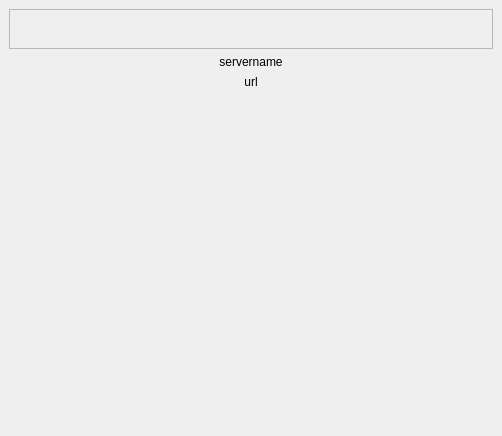
<?xml version="1.0" encoding="UTF-8"?>
<ui version="4.0">
 <class>QRCodeMainWindow</class>
 <widget class="QMainWindow" name="QRCodeMainWindow">
  <property name="geometry">
   <rect>
    <x>0</x>
    <y>0</y>
    <width>502</width>
    <height>436</height>
   </rect>
  </property>
  <property name="windowTitle">
   <string>MainWindow</string>
  </property>
  <widget class="QWidget" name="centralwidget">
   <layout class="QVBoxLayout" name="verticalLayout">
    <item>
     <widget class="QFrame" name="frame">
      <property name="frameShape">
       <enum>QFrame::StyledPanel</enum>
      </property>
      <property name="frameShadow">
       <enum>QFrame::Raised</enum>
      </property>
      <layout class="QHBoxLayout" name="horizontalLayout">
       <item>
        <spacer name="horizontalSpacer">
         <property name="orientation">
          <enum>Qt::Horizontal</enum>
         </property>
         <property name="sizeHint" stdset="0">
          <size>
           <width>40</width>
           <height>20</height>
          </size>
         </property>
        </spacer>
       </item>
       <item>
        <widget class="QLabel" name="qrcodeLabel">
         <property name="text">
          <string/>
         </property>
         <property name="pixmap">
          <pixmap resource="../res/res.qrc">:/newPrefix/baseline_qr_code_2_black_18dp.png</pixmap>
         </property>
        </widget>
       </item>
       <item>
        <spacer name="horizontalSpacer_2">
         <property name="orientation">
          <enum>Qt::Horizontal</enum>
         </property>
         <property name="sizeHint" stdset="0">
          <size>
           <width>40</width>
           <height>20</height>
          </size>
         </property>
        </spacer>
       </item>
      </layout>
     </widget>
    </item>
    <item>
     <widget class="QLabel" name="label">
      <property name="text">
       <string>servername</string>
      </property>
      <property name="alignment">
       <set>Qt::AlignCenter</set>
      </property>
     </widget>
    </item>
    <item>
     <widget class="QLabel" name="urLabel">
      <property name="text">
       <string>url</string>
      </property>
      <property name="alignment">
       <set>Qt::AlignCenter</set>
      </property>
      <property name="wordWrap">
       <bool>true</bool>
      </property>
     </widget>
    </item>
    <item>
     <spacer name="verticalSpacer">
      <property name="orientation">
       <enum>Qt::Vertical</enum>
      </property>
      <property name="sizeHint" stdset="0">
       <size>
        <width>20</width>
        <height>40</height>
       </size>
      </property>
     </spacer>
    </item>
   </layout>
  </widget>
 </widget>
 <resources>
  <include location="../res/res.qrc"/>
 </resources>
 <connections/>
</ui>
